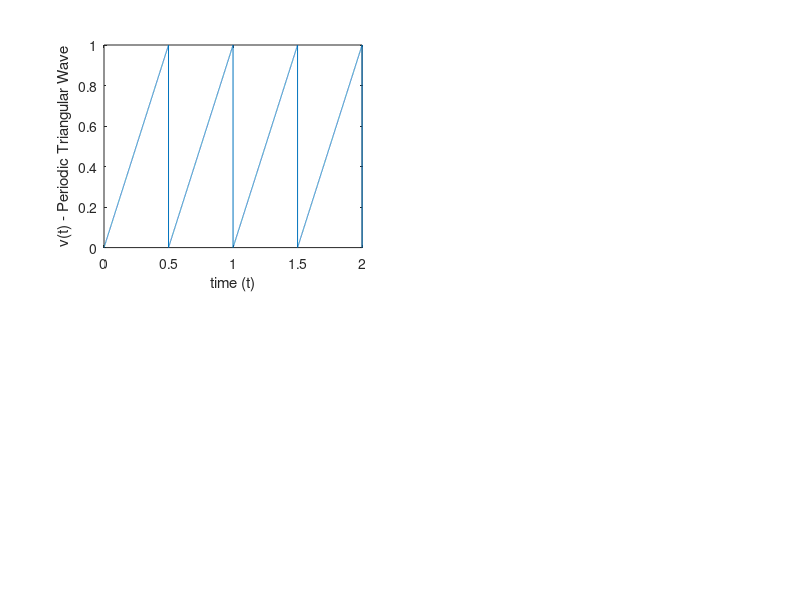

Recreate this plot in MATLAB. (Note: this script raises an error after producing the figure.)
clc
clear all
close all

time_period = 2;
step_size_t = 0.0001;
t = 0:step_size_t:time_period;
tt = length(t);

omega_o = 2 * pi / time_period;

No_of_Fourier_coff = 20;
kk = -No_of_Fourier_coff:1:No_of_Fourier_coff;

% Initialize v_t with zeros
v_t = zeros(size(t));

% Triangular wave signal
for ii = 1:tt
    % Periodic triangular wave (ramp signal)
    v_t(ii) = mod(t(ii), 0.5) / 0.5;
end

subplot(2, 2, 1), plot(t, v_t)
xlabel("time (t)")
ylabel("v(t) - Periodic Triangular Wave")

% Calculate Fourier coefficients for the periodic triangular wave signal
for ii = 1:1:(2 * No_of_Fourier_coff + 1)
    temp1 = v_t .* exp(-1j * omega_o * kk(ii) .* t);
    [int_ans] = my_int_fun(temp1, step_size_t);
    a_k(ii) = (1 / time_period) * (int_ans);
end

subplot(2, 2, 2), stem(kk, abs(a_k))

pause

mid_term_of_fs = No_of_Fourier_coff + 1;
t2 = 0:step_size_t:3 * time_period;
for ii = 1:mid_term_of_fs
    if (ii == 1)
        harmonics(ii, :) = a_k(mid_term_of_fs) * ...
            exp(1j * omega_o * kk(mid_term_of_fs) .* t);
    else
        harmonics(ii, :) = (a_k(mid_term_of_fs - ii + 1) .* ...
            exp(1j * omega_o * (kk(mid_term_of_fs - ii + 1)) .* t)) ...
            + (a_k(mid_term_of_fs + ii - 1) .* ...
            exp(1j * omega_o * (kk(mid_term_of_fs + ii - 1)) .* t));
    end
end

subplot(2, 2, 3), plot(t, real(harmonics))

reconstructed_signal = sum(harmonics);
subplot(2, 2, 4), plot(t, real(reconstructed_signal), '--r')

figure, subplot(2, 1, 1), stem(kk, abs(a_k))

% Theoretical values of a_k for the periodic triangular wave
for ii = 1:1:(2 * No_of_Fourier_coff + 1)
    if (kk(ii) == 0)
        a_k_th(ii) = 1/12;
    elseif (mod(kk(ii), 2) == 0)
        a_k_th(ii) = 0;
    else
        a_k_th(ii) = (-1)^((kk(ii) - 1) / 2) * (2 / (pi^2 * (kk(ii) - 1)^2));
    end
end

subplot(2, 1, 2), stem(kk, abs(a_k_th))
